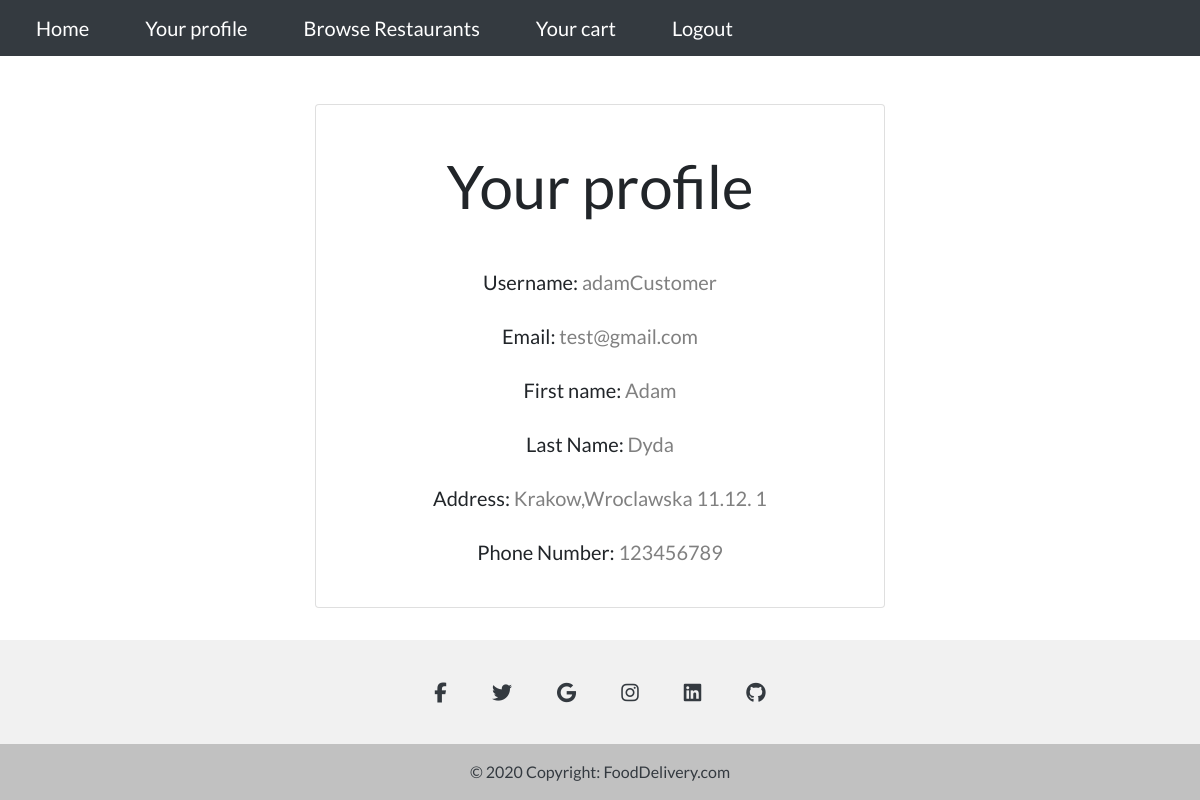
The page /home/profile/ (signed in) on the database its author committed.
### Users/models.py (models this page shows)
class Customers(models.Model):
    user = models.ForeignKey(User, on_delete=models.CASCADE)
    first_name = models.CharField(max_length=50)
    last_name = models.CharField(max_length=50)
    address = models.ForeignKey(Address, on_delete=models.CASCADE)
    phone_number = models.CharField(max_length=9)

class Address(models.Model):
    city = models.CharField(max_length=50)
    street = models.CharField(max_length=100)
    building_number = models.IntegerField()
    flat_number = models.IntegerField(blank=True)

### Home/views.py (the view, shortened to what this page needs)
# urls.py: path('profile/',Home_views.profile,name='profile'),
@login_required()
def profile(request):
    group = request.user.groups.filter(user=request.user).first()
    if group.name == "Customers":
        customer = Customers.objects.filter(user = request.user).first()
        if customer:
            args = {'customer':customer,'to_fill':False}
        else:
            args = {'to_fill':True}
        return render(request,'Home/customerProfile.html',args)
    else:
        return redirect('home')

### Home/templates/Home/customerProfile.html (shortened to what this page needs)
{% extends "Home/base.html" %}
{% block content %}
<div class="container w-50">
    <div class="card mt-5 mx-auto text-center">
        <div class="card-body" style="font-size: 20px;">
            <p style="font-size: 60px;" class="p-3">Your profile</p>
            <p class="p-1">Username: <span style="color: grey;">{{user.username}}</span></p>
            <p class="p-1">Email: <span style="color: grey;">{{user.email}}</span></p>
            <p class="p-1">First name: <span style="color: grey;">{{customer.first_name}}</span></p>
            <p class="p-1">Last Name: <span style="color: grey;">{{customer.last_name}}</span></p>
            <p class="p-1">Address: <span style="color: grey;">{{customer.address.city}},{{customer.address.street}}.{{customer.address.building_number}}.
            {{customer.address.flat_number}}</span></p>
            <p class="p-1" >Phone Number: <span style="color: grey;">{{customer.phone_number}}</span></p>
        </div>
    </div>
</div>
{% endblock content %}

### Home/static/Home/style.css (style rules this page uses)
body { font-family: 'Lato', sans-serif; }

### rows shown on the page
Customers: first_name "Adam", last_name "Dyda", address.city "Krakow", address.street "Wroclawska 11", address.building_number "12", address.flat_number "1", phone_number "123456789"

### other values the page prints
{{ user.username }} "adamCustomer"
{{ user.email }} "test@gmail.com"
